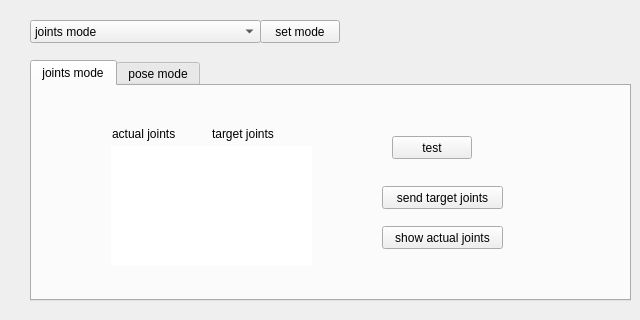
<?xml version="1.0" encoding="UTF-8"?>
<ui version="4.0">
 <class>TaskAssignment</class>
 <widget class="QWidget" name="TaskAssignment">
  <property name="geometry">
   <rect>
    <x>0</x>
    <y>0</y>
    <width>640</width>
    <height>320</height>
   </rect>
  </property>
  <property name="windowTitle">
   <string>Form</string>
  </property>
  <widget class="QTabWidget" name="tabWidget">
   <property name="geometry">
    <rect>
     <x>30</x>
     <y>60</y>
     <width>601</width>
     <height>241</height>
    </rect>
   </property>
   <property name="currentIndex">
    <number>0</number>
   </property>
   <widget class="QWidget" name="tab_joints">
    <attribute name="title">
     <string>joints mode</string>
    </attribute>
    <widget class="QPushButton" name="send_joints_btn">
     <property name="geometry">
      <rect>
       <x>350</x>
       <y>100</y>
       <width>121</width>
       <height>23</height>
      </rect>
     </property>
     <property name="text">
      <string>send target joints</string>
     </property>
    </widget>
    <widget class="QListWidget" name="listWidget">
     <property name="geometry">
      <rect>
       <x>190</x>
       <y>60</y>
       <width>90</width>
       <height>120</height>
      </rect>
     </property>
     <property name="autoFillBackground">
      <bool>true</bool>
     </property>
     <property name="frameShape">
      <enum>QFrame::NoFrame</enum>
     </property>
    </widget>
    <widget class="QListWidget" name="listWidget_actual_joints">
     <property name="geometry">
      <rect>
       <x>79</x>
       <y>60</y>
       <width>111</width>
       <height>120</height>
      </rect>
     </property>
     <property name="autoFillBackground">
      <bool>true</bool>
     </property>
     <property name="frameShape">
      <enum>QFrame::NoFrame</enum>
     </property>
     <property name="frameShadow">
      <enum>QFrame::Sunken</enum>
     </property>
    </widget>
    <widget class="QPushButton" name="test_btn">
     <property name="geometry">
      <rect>
       <x>360</x>
       <y>50</y>
       <width>80</width>
       <height>23</height>
      </rect>
     </property>
     <property name="text">
      <string>test</string>
     </property>
    </widget>
    <widget class="QLabel" name="label">
     <property name="geometry">
      <rect>
       <x>80</x>
       <y>40</y>
       <width>81</width>
       <height>16</height>
      </rect>
     </property>
     <property name="text">
      <string>actual joints</string>
     </property>
    </widget>
    <widget class="QLabel" name="label_2">
     <property name="geometry">
      <rect>
       <x>180</x>
       <y>40</y>
       <width>81</width>
       <height>16</height>
      </rect>
     </property>
     <property name="text">
      <string>target joints</string>
     </property>
    </widget>
    <widget class="QPushButton" name="show_joints_btn">
     <property name="geometry">
      <rect>
       <x>350</x>
       <y>140</y>
       <width>121</width>
       <height>23</height>
      </rect>
     </property>
     <property name="text">
      <string>show actual joints</string>
     </property>
    </widget>
   </widget>
   <widget class="QWidget" name="tab_pose">
    <attribute name="title">
     <string>pose mode</string>
    </attribute>
    <widget class="QLineEdit" name="lineEdit">
     <property name="geometry">
      <rect>
       <x>50</x>
       <y>50</y>
       <width>241</width>
       <height>23</height>
      </rect>
     </property>
    </widget>
    <widget class="QPushButton" name="send_pose_btn">
     <property name="geometry">
      <rect>
       <x>359</x>
       <y>50</y>
       <width>121</width>
       <height>23</height>
      </rect>
     </property>
     <property name="text">
      <string>send target pose</string>
     </property>
    </widget>
   </widget>
  </widget>
  <widget class="QComboBox" name="comboBox">
   <property name="geometry">
    <rect>
     <x>30</x>
     <y>20</y>
     <width>231</width>
     <height>23</height>
    </rect>
   </property>
   <item>
    <property name="text">
     <string>joints mode</string>
    </property>
   </item>
   <item>
    <property name="text">
     <string>pose mode</string>
    </property>
   </item>
  </widget>
  <widget class="QPushButton" name="set_mode_btn">
   <property name="geometry">
    <rect>
     <x>260</x>
     <y>20</y>
     <width>80</width>
     <height>23</height>
    </rect>
   </property>
   <property name="text">
    <string>set mode</string>
   </property>
  </widget>
 </widget>
 <resources/>
 <connections/>
</ui>
